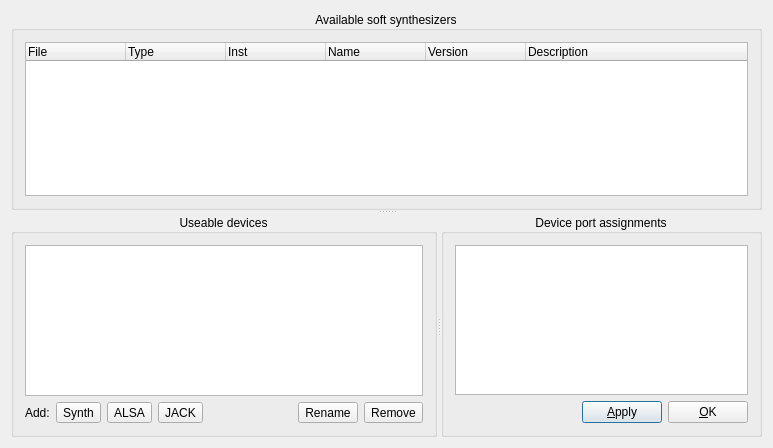
<?xml version="1.0" encoding="UTF-8"?>
<ui version="4.0">
 <class>SynthConfigBase</class>
 <widget class="QDialog" name="SynthConfigBase">
  <property name="geometry">
   <rect>
    <x>0</x>
    <y>0</y>
    <width>773</width>
    <height>448</height>
   </rect>
  </property>
  <property name="windowTitle">
   <string>Configure midi devices, midi ports, and synthesizers</string>
  </property>
  <layout class="QGridLayout" name="gridLayout">
   <item row="0" column="0">
    <widget class="MusEGui::Splitter" name="VSplitter">
     <property name="orientation">
      <enum>Qt::Vertical</enum>
     </property>
     <widget class="QGroupBox" name="GroupBox2">
      <property name="title">
       <string>Available soft synthesizers</string>
      </property>
      <property name="alignment">
       <set>Qt::AlignCenter</set>
      </property>
      <layout class="QGridLayout">
       <item row="0" column="0">
        <widget class="QTreeWidget" name="synthList">
         <property name="toolTip">
          <string>List of available software synthesizers</string>
         </property>
         <property name="allColumnsShowFocus">
          <bool>true</bool>
         </property>
         <column>
          <property name="text">
           <string>File</string>
          </property>
         </column>
         <column>
          <property name="text">
           <string>Type</string>
          </property>
         </column>
         <column>
          <property name="text">
           <string>Inst</string>
          </property>
         </column>
         <column>
          <property name="text">
           <string>Name</string>
          </property>
         </column>
         <column>
          <property name="text">
           <string>Version</string>
          </property>
         </column>
         <column>
          <property name="text">
           <string>Description</string>
          </property>
         </column>
        </widget>
       </item>
      </layout>
     </widget>
     <widget class="MusEGui::Splitter" name="HSplitter">
      <property name="orientation">
       <enum>Qt::Horizontal</enum>
      </property>
      <widget class="QGroupBox" name="GroupBox3">
       <property name="sizePolicy">
        <sizepolicy hsizetype="Preferred" vsizetype="Preferred">
         <horstretch>0</horstretch>
         <verstretch>0</verstretch>
        </sizepolicy>
       </property>
       <property name="title">
        <string>Useable devices</string>
       </property>
       <property name="alignment">
        <set>Qt::AlignCenter</set>
       </property>
       <layout class="QVBoxLayout" name="verticalLayout">
        <item>
         <widget class="QTableWidget" name="instanceList">
          <property name="sizePolicy">
           <sizepolicy hsizetype="Expanding" vsizetype="Expanding">
            <horstretch>0</horstretch>
            <verstretch>0</verstretch>
           </sizepolicy>
          </property>
          <property name="selectionMode">
           <enum>QAbstractItemView::ExtendedSelection</enum>
          </property>
          <property name="selectionBehavior">
           <enum>QAbstractItemView::SelectRows</enum>
          </property>
          <attribute name="horizontalHeaderHighlightSections">
           <bool>false</bool>
          </attribute>
          <attribute name="verticalHeaderVisible">
           <bool>false</bool>
          </attribute>
          <attribute name="verticalHeaderDefaultSectionSize">
           <number>20</number>
          </attribute>
          <attribute name="verticalHeaderHighlightSections">
           <bool>false</bool>
          </attribute>
         </widget>
        </item>
        <item>
         <layout class="QHBoxLayout" name="horizontalLayout">
          <item>
           <widget class="QLabel" name="label">
            <property name="text">
             <string>Add:</string>
            </property>
           </widget>
          </item>
          <item>
           <widget class="QToolButton" name="addSynthDevice">
            <property name="text">
             <string>Synth</string>
            </property>
           </widget>
          </item>
          <item>
           <widget class="QToolButton" name="addALSADevice">
            <property name="enabled">
             <bool>true</bool>
            </property>
            <property name="text">
             <string>ALSA</string>
            </property>
            <property name="checkable">
             <bool>true</bool>
            </property>
            <property name="checked">
             <bool>false</bool>
            </property>
           </widget>
          </item>
          <item>
           <widget class="QToolButton" name="addJACKDevice">
            <property name="text">
             <string>JACK</string>
            </property>
           </widget>
          </item>
          <item>
           <spacer name="horizontalSpacer_2">
            <property name="orientation">
             <enum>Qt::Horizontal</enum>
            </property>
            <property name="sizeHint" stdset="0">
             <size>
              <width>40</width>
              <height>20</height>
             </size>
            </property>
           </spacer>
          </item>
          <item>
           <widget class="QToolButton" name="renameDevice">
            <property name="text">
             <string>Rename</string>
            </property>
           </widget>
          </item>
          <item>
           <widget class="QToolButton" name="removeDevice">
            <property name="text">
             <string>Remove</string>
            </property>
           </widget>
          </item>
         </layout>
        </item>
       </layout>
      </widget>
      <widget class="QGroupBox" name="groupBox10">
       <property name="sizePolicy">
        <sizepolicy hsizetype="Preferred" vsizetype="Preferred">
         <horstretch>0</horstretch>
         <verstretch>0</verstretch>
        </sizepolicy>
       </property>
       <property name="title">
        <string>Device port assignments</string>
       </property>
       <property name="alignment">
        <set>Qt::AlignCenter</set>
       </property>
       <layout class="QVBoxLayout" name="verticalLayout_2" stretch="0,0">
        <item>
         <widget class="QTableWidget" name="mdevView">
          <property name="sizePolicy">
           <sizepolicy hsizetype="Expanding" vsizetype="Expanding">
            <horstretch>0</horstretch>
            <verstretch>0</verstretch>
           </sizepolicy>
          </property>
          <property name="selectionMode">
           <enum>QAbstractItemView::SingleSelection</enum>
          </property>
          <property name="selectionBehavior">
           <enum>QAbstractItemView::SelectRows</enum>
          </property>
          <attribute name="verticalHeaderDefaultSectionSize">
           <number>20</number>
          </attribute>
         </widget>
        </item>
        <item>
         <layout class="QHBoxLayout" name="horizontalLayout_2">
          <item>
           <spacer name="horizontalSpacer">
            <property name="orientation">
             <enum>Qt::Horizontal</enum>
            </property>
            <property name="sizeHint" stdset="0">
             <size>
              <width>40</width>
              <height>20</height>
             </size>
            </property>
           </spacer>
          </item>
          <item>
           <widget class="QPushButton" name="applyButton">
            <property name="text">
             <string>&amp;Apply</string>
            </property>
           </widget>
          </item>
          <item>
           <widget class="QPushButton" name="okButton">
            <property name="text">
             <string>&amp;OK</string>
            </property>
           </widget>
          </item>
         </layout>
        </item>
       </layout>
      </widget>
     </widget>
    </widget>
   </item>
  </layout>
 </widget>
 <layoutdefault spacing="6" margin="11"/>
 <customwidgets>
  <customwidget>
   <class>MusEGui::Splitter</class>
   <extends>QSplitter</extends>
   <header>splitter.h</header>
   <container>1</container>
  </customwidget>
 </customwidgets>
 <resources/>
 <connections/>
</ui>
